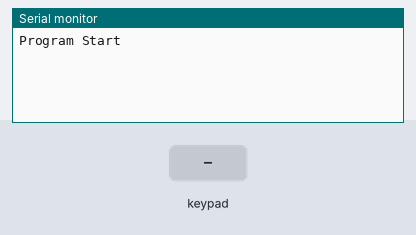
Recording of a sketch running on a simulated Arduino Uno, built with avr-gcc and run on an emulated ATmega328P. Shown: the last lines printed to the serial monitor. The test bench sets the inputs (shaded band).

Above: at 1.2 s.
1.3 s: key '1' pressed
At 2.5 s:
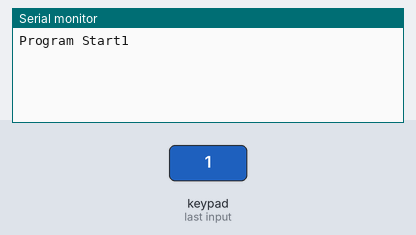
2.8 s: keypad keys 9 1 0 1 1 1 2 # pressed 0.4 s apart
At 6.2 s:
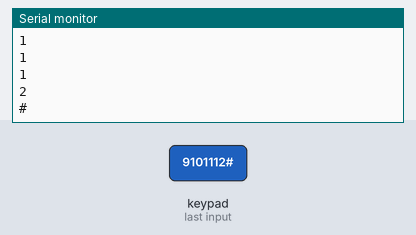
7.5 s: key 'A' pressed
At 8.7 s:
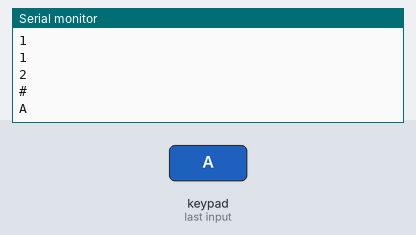
9.0 s: keypad keys 9 1 0 1 1 1 2 * pressed 0.4 s apart
At 13.2 s:
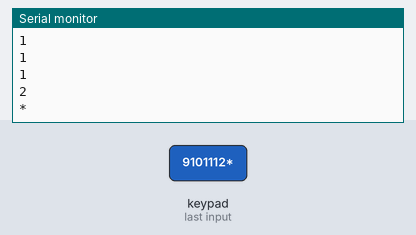
13.7 s: key 'B' pressed
At 14.5 s:
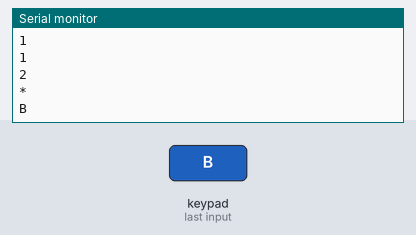
15.2 s: keypad keys 9 1 0 1 1 1 2 D pressed 0.4 s apart
At 19.0 s:
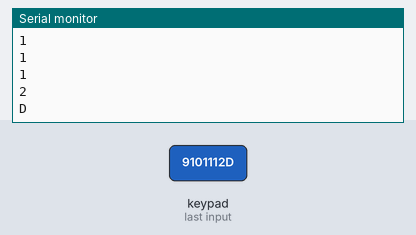
Timing chart, 0 to 20.5 s (numbered marks = the images above; inputs shaded):
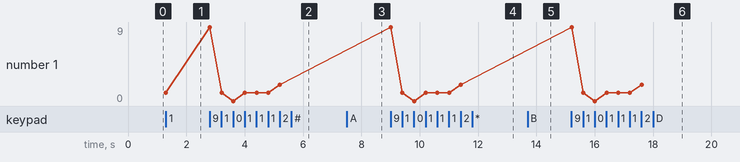

The sketch:

KEYPAD.ino
```cpp
#include <Keypad.h>

const byte ROWS = 4;
const byte COLS = 4;
char keys[ROWS][COLS] = {
  {'1','2','3','A'},
  {'4','5','6','B'},
  {'7','8','9','C'},
  {'*','0','#','D'}
};
byte rowPins[ROWS] = {9, 10, 11, 12}; //핀번호
byte colPins[COLS] = {5, 6, 7, 8}; //핀번호

Keypad keypad = Keypad( makeKeymap(keys), rowPins, colPins, ROWS, COLS );

void setup(){

  Serial.begin(9600);
  Serial.print("Program Start");
}

void loop(){
  char key = keypad.getKey();

  if (key != NO_KEY){
    Serial.println(key);
  }
}
```

Measured:
- after the input at 1.3 s, the serial monitor: prints a new line at once (image 1)
- after the input at 2.8 s, the serial monitor: prints a new line at once (image 2)
- after the input at 7.5 s, the serial monitor: prints a new line at once (image 3)
- after the input at 9.0 s, the serial monitor: prints a new line at once (image 4)
- after the input at 13.7 s, the serial monitor: prints a new line at once (image 5)
- after the input at 15.2 s, the serial monitor: prints a new line at once (image 6)
- plotted number 1: 1 → 2 after the input at 2.8 s
